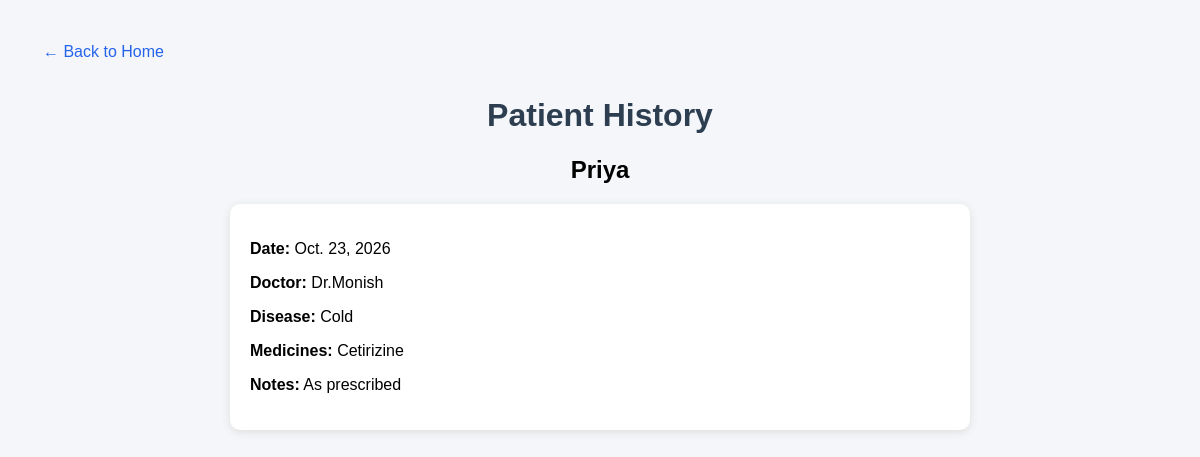
/patient-history/Priya/ (signed in), run on the app's committed database.
### prescriptions/models.py (models this page shows, shortened)
class Prescription(models.Model):
    patient_name = models.CharField(max_length=100)
    patient = models.ForeignKey(
    Patient,
    on_delete=models.CASCADE,
    null=True,
    blank=True
)
    doctor_name = models.CharField(max_length=100)
    disease = models.CharField(max_length=200)
    prescription_date = models.DateField()
    medicines = models.TextField()
    notes = models.TextField(blank=True)

### prescriptions/views.py (the view)
# urls.py: path('patient-history/<str:patient_name>/', views.patient_history, name='patient_history'),
@login_required(login_url='login')
def patient_history(request, patient_name):
    prescriptions = Prescription.objects.filter(
        patient_name__iexact=patient_name
    ).order_by('-prescription_date')
    return render(request, 'prescriptions/patient_history.html', {
        'patient_name': patient_name,
        'prescriptions': prescriptions
    })

### prescriptions/templates/prescriptions/patient_history.html (shortened to what this page needs)
<!DOCTYPE html>
<html lang="en">
<head>
</head>
<body>
    <a class="back" href="{% url 'home' %}">← Back to Home</a>
    <h1>Patient History</h1>
    <h2 style="text-align:center;">{{ patient_name }}</h2>
    {% for prescription in prescriptions %}
        <div class="card">
            <p><strong>Date:</strong> {{ prescription.prescription_date }}</p>
            <p><strong>Doctor:</strong> {{ prescription.doctor_name }}</p>
            <p><strong>Disease:</strong> {{ prescription.disease }}</p>
            <p><strong>Medicines:</strong> {{ prescription.medicines }}</p>
            <p><strong>Notes:</strong> {{ prescription.notes|default:"No notes" }}</p>
        </div>
    {% empty %}
        <p style="text-align:center;">No prescription history found.</p>
    {% endfor %}
</body>
</html>

### prescriptions/templates/prescriptions/patient_history.html (style rules this page uses)
body { font-family: Arial, sans-serif; background: #f4f6f9; padding: 20px; }
h1 { text-align: center; color: #2c3e50; }
.card { background: white; padding: 20px; margin: 15px auto; max-width: 700px; border-radius: 10px; box-shadow: 0 2px 8px #ddd; }
.back { display: inline-block; margin: 15px; color: #2563eb; text-decoration: none; }

### data on the page
Prescription: patient_name "Priya", prescription_date "Oct. 23, 2026", doctor_name "Dr.Monish", disease "Cold", medicines "Cetirizine", notes "As prescribed"
